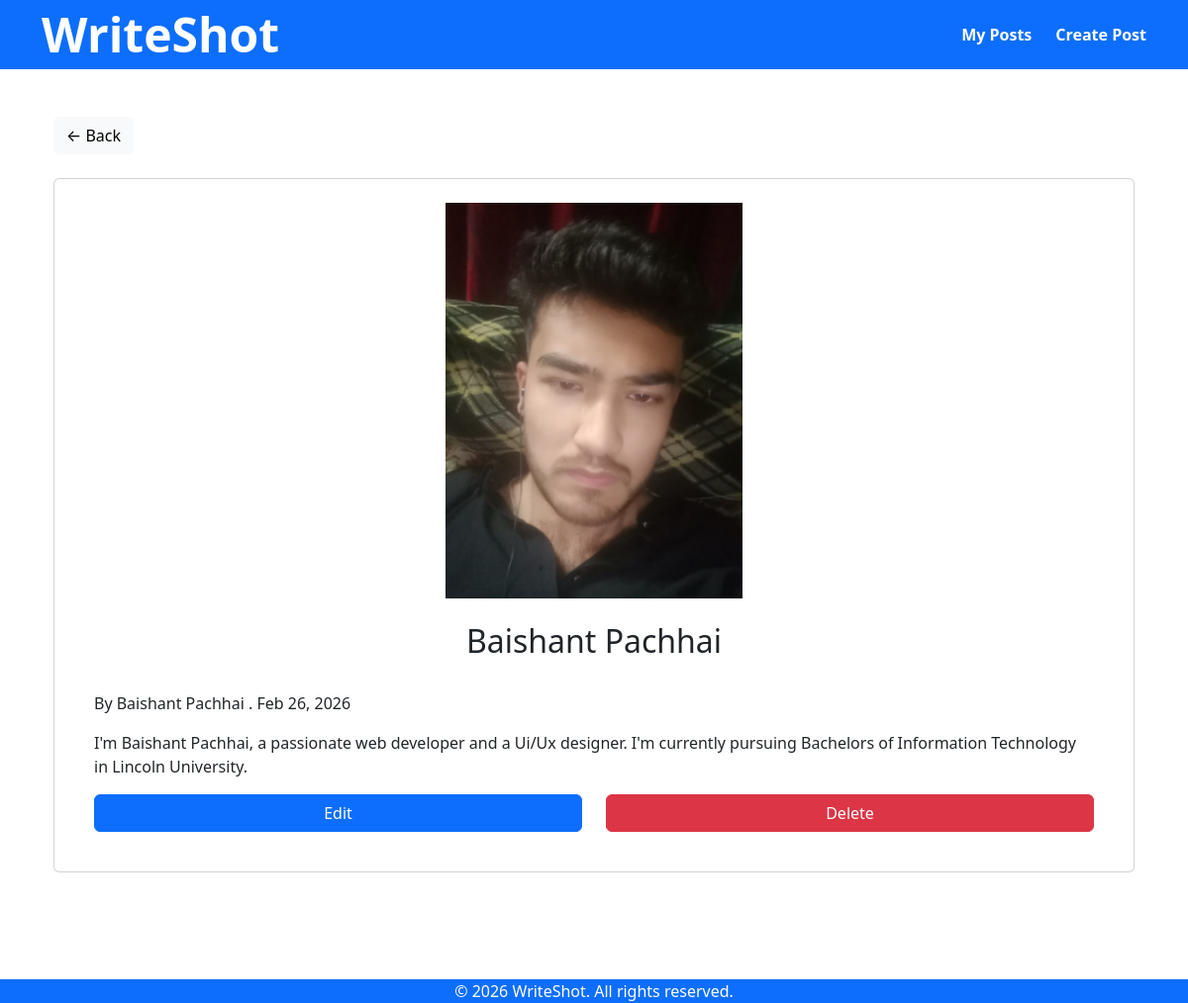
/10/Baishant Pachhai/post_details/, run on the app's committed database.
### blog_app/models.py (models this page shows, shortened)
class Post (models.Model):
    title = models.CharField(max_length=200)
    image = models.ImageField(upload_to='post_images/', blank=True, null=True)
    content = models.TextField()
    created_at = models.DateTimeField(auto_now_add=True)
    is_private = models.BooleanField(default=False)

### blog_app/views.py (the view)
# urls.py: path('<int:pk>/<str:title>/post_details/', views.post_details, name='post_details' ),
def post_details (request, pk, title):
    post = get_object_or_404(Post, pk=pk, title=title)
    return render (request, 'blog_app/post_detail.html', {'post':post})

### blog_app/templates/blog_app/post_detail.html (shortened to what this page needs)
{% extends 'blog_app/base.html' %}
{% block content %}
    <div class="container mt-4 mb-5">
        <a href="{% url 'post_list' %}" class="btn btn-light mb-4">
            ← Back
        </a>
        {% if post %}
            <div class="card p-4">
                <div class="card-title text-center">
                    {% if post.image and post.image.url %}
                        <img src="{{post.image.url}}" style="max-height: 400px; width: auto;" alt="">
                    {% endif %}
                    <br>
                    <br>
                    <h2>{{post.title}}</h2>
                </div>
                <div class="card-body ">
                    <p class="card-text">By Baishant Pachhai . {{post.created_at|date:"M d, Y"}}</p>
                    <p>{{post.content}}</p>
                    <div class="d-flex gap-4">
                        <a href="{% url 'post_edit' post.pk post.title %}" class="btn btn-primary w-100">Edit</a>
                        <a href="{% url 'post_delete' post.pk post.title %}" class="btn btn-danger w-100">Delete</a>
                    </div>
                </div>
            </div>
        {% endif %}
    </div>
{% endblock content %}

### blog_app/templates/blog_app/base.html (style rules this page uses)
:root { --navbar-height: 70px; --footer-height: 60px; }
body { padding-top: var(--navbar-height); padding-bottom: var(--footer-height); }

### data on the page
Post: image (picture), title "Baishant Pachhai", created_at "Feb 26, 2026", content "I'm Baishant Pachhai, a passionate web developer and a Ui/Ux designer. I'm currently pursuing Bachelors of Information Technology in Lincoln University."
